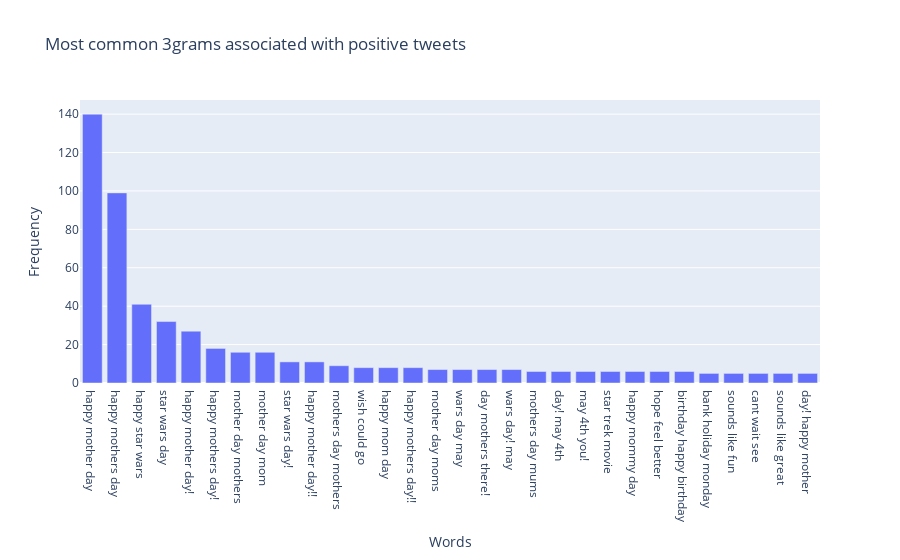

The notebook cell this image was saved under:
### Code cell
plot_freq_dist(create_corpus(positive_text_2), ngram=3, title = 'Most common 3grams associated with positive tweets')

### Figure 1 — Plotly figure (JSON) as saved in the notebook; plotly's stock layout.template omitted (floating-point values rounded to 4 significant figures)
{"data": [{"alignmentgroup": "True", "hovertemplate": "Words=%{x}<br>Frequency=%{y}<extra></extra>", "legendgroup": "", "marker": {"color": "#636efa"}, "name": "", "offsetgroup": "", "orientation": "v", "showlegend": false, "textposition": "auto", "type": "bar", "x": ["happy mother day", "happy mothers day", "happy star wars", "star wars day", "happy mother day!", "happy mothers day!", "mother day mothers", "mother day mom", "star wars day!", "happy mother day!!", "mothers day mothers", "wish could go", "happy mom day", "happy mothers day!!", "mother day moms", "wars day may", "day mothers there!", "wars day! may", "mothers day mums", "day! may 4th", "may 4th you!", "star trek movie", "happy mommy day", "hope feel better", "birthday happy birthday", "bank holiday monday", "sounds like fun", "cant wait see", "sounds like great", "day! happy mother"], "xaxis": "x", "y": [140, 99, 41, 32, 27, 18, 16, 16, 11, 11, 9, 8, 8, 8, 7, 7, 7, 7, 6, 6, 6, 6, 6, 6, 6, 5, 5, 5, 5, 5], "yaxis": "y"}], "layout": {"autosize": true, "barmode": "relative", "legend": {"tracegroupgap": 0}, "title": {"text": "Most common 3grams associated with positive tweets"}, "xaxis": {"anchor": "y", "autorange": true, "domain": [0, 1], "range": [-0.5, 29.5], "title": {"text": "Words"}, "type": "category"}, "yaxis": {"anchor": "x", "autorange": true, "domain": [0, 1], "range": [0, 147.4], "title": {"text": "Frequency"}, "type": "linear"}}}
